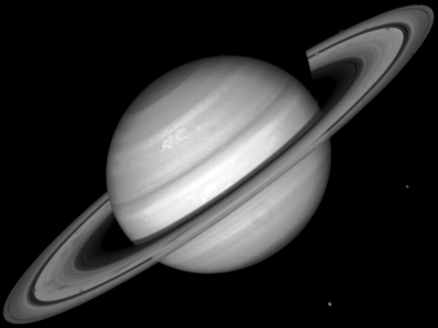
#> input picture Practica 4/saturno.tif, 438 x 328 px
$ python ej9a.py   (older library calls are emulated)
#> lines starting #> are read from the running program, lines starting #| are printed output that depends on the picture
import cv2
import matplotlib.pyplot as plt

img = cv2.imread('saturno.tif',0)
#> img is the input picture: shape (328, 438); min 0, max 255, mean 50.5

img_gaussian = cv2.GaussianBlur(img,(3,3),0)

lap = cv2.Laplacian(img_gaussian, cv2.CV_64F)
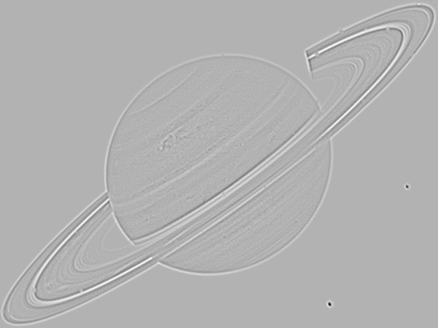
#> lap: shape (328, 438) float64; min -94, max 40, mean 0; drawn with min black and max white

sharp = img_gaussian - 0.7*lap

plt.imshow(lap, 'gray')
plt.title('sharpened')
plt.xticks([])
plt.yticks([])
plt.show()

$ run again, with Practica 4/BRAIN_RT.TIF copied over Practica 4/saturno.tif
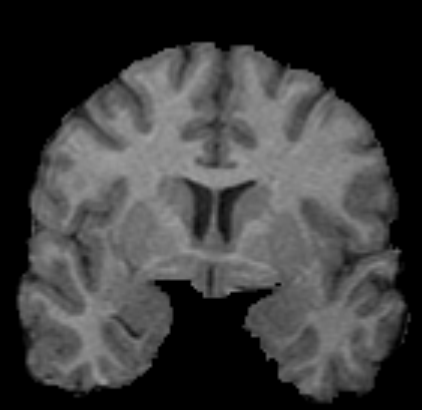
#> input picture Practica 4/BRAIN_RT.TIF, 422 x 410 px
#> img is the input picture: shape (410, 422); min 0, max 163, mean 60.1
#> `lap = cv2.Laplacian(img_gaussian, cv2.CV_64F)`:
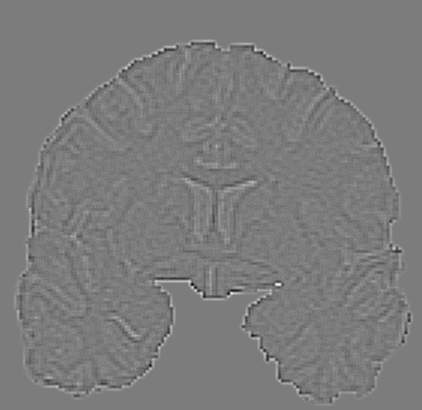
#> lap: shape (410, 422) float64; min -36, max 38, mean 0; drawn with min black and max white
#> `sharp = img_gaussian - 0.7*lap`:
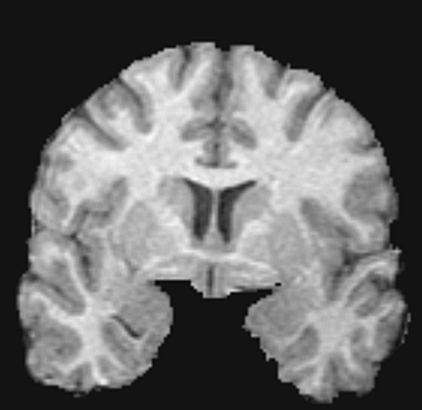
#> sharp: shape (410, 422) float64; min -13.3, max 164.9, mean 60.1; drawn with min black and max white
